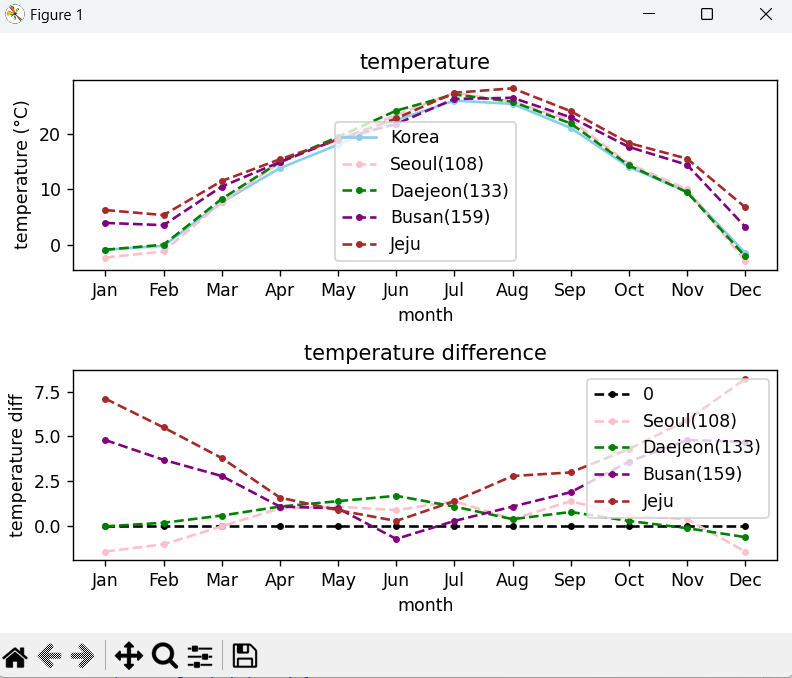

The Python source for this figure:
import matplotlib.pyplot as plt
import csv


def main():
    #전국
    f_korea = open('Korea.csv')
    data = csv.reader(f_korea)
    next(data)
    Korea =[]
    for row in data:
        Korea.append(float(row[2]))
    f_korea.close()

    #서울
    f_seoul = open('Seoul(108).csv')
    data = csv.reader(f_seoul)
    next(data)
    Seoul =[]
    for row in data:
        Seoul.append(float(row[2]))
    f_seoul.close()

    #대전
    f_daejeon = open('Daejeon(133).csv')
    data = csv.reader(f_daejeon)
    next(data)
    Daejeon =[]
    for row in data:
        Daejeon.append(float(row[2]))
    f_daejeon.close()
    
    #부산
    f_busan = open('Busan(159).csv')
    data = csv.reader(f_busan)
    next(data)
    Busan =[]
    for row in data:
        Busan.append(float(row[2]))
    f_busan.close()

    #제주
    f_jeju = open('Jeju.csv')
    data = csv.reader(f_jeju)
    next(data)
    Jeju =[]
    for row in data:
        Jeju.append(float(row[2]))
    f_jeju.close()

    print(Korea, Seoul, Daejeon, Busan, Jeju)
    month = ['Jan','Feb','Mar','Apr','May','Jun','Jul','Aug','Sep','Oct','Nov','Dec']

    plt.subplot(2,1,1)
    plt.title('temperature')
    plt.plot(month, Korea, color = 'skyblue', label='Korea', marker = '.')
    plt.plot(month, Seoul, color = 'pink', label='Seoul(108)', marker = '.', ls = '--')
    plt.plot(month, Daejeon, color = 'green', label='Daejeon(133)', marker = '.', ls = '--')
    plt.plot(month, Busan, color = 'purple', label='Busan(159)', marker = '.', ls = '--')
    plt.plot(month, Jeju, color = 'brown', label='Jeju', marker = '.', ls = '--')
    plt.ylabel('temperature (°C)')
    plt.xlabel('month')

    plt.legend()

    Seoul_diff = []
    Daejeon_diff = []
    Busan_diff = []
    Jeju_diff = []

    for i in range(len(month)):
        Seoul_diff.append(Seoul[i] - Korea[i])
        Daejeon_diff.append(Daejeon[i]-Korea[i])
        Busan_diff.append(Busan[i]-Korea[i])
        Jeju_diff.append(Jeju[i]-Korea[i])
    
    plt.subplot(2,1,2)
    plt.title('temperature difference')
    plt.plot(month, [0]*12, color = 'black', label = '0', marker = '.', ls = '--')
    plt.plot(month, Seoul_diff, color = 'pink', label='Seoul(108)', marker = '.', ls = '--')
    plt.plot(month, Daejeon_diff, color = 'green', label='Daejeon(133)', marker = '.', ls = '--')
    plt.plot(month, Busan_diff, color = 'purple', label='Busan(159)', marker = '.', ls = '--')
    plt.plot(month, Jeju_diff, color = 'brown', label='Jeju', marker = '.', ls = '--')
    plt.ylabel('temperature diff')
    plt.xlabel('month')

    plt.legend()
    
    plt.tight_layout()
    plt.show()

    
    

if __name__ == '__main__':
    main()


    
